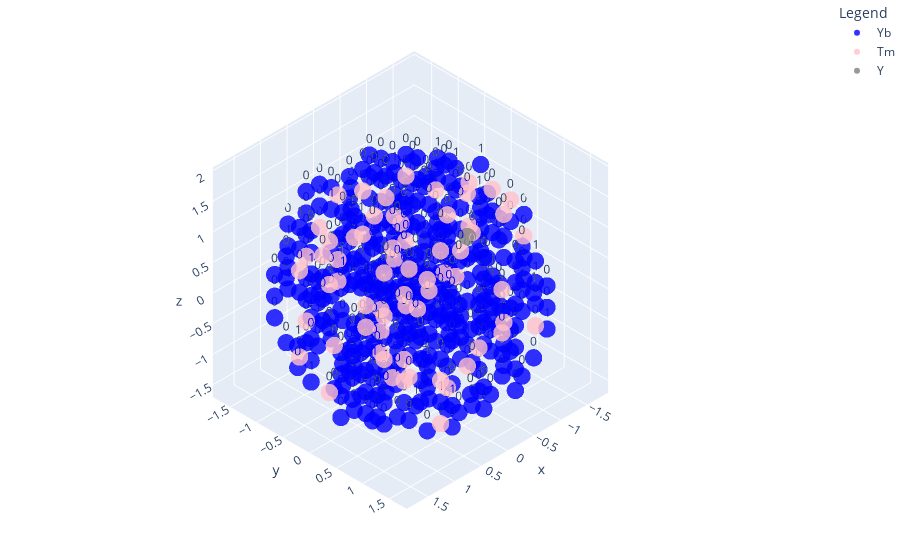

Here is the notebook cell this chart was saved with:
### Code cell
lattice = Lattice(0.85, 0.15, 4, 0.5)
lattice.plot_3d_points_with_plotly()

### Figure 1 — Plotly figure (JSON) as saved in the notebook; plotly's stock layout.template omitted (floating-point values rounded to 4 significant figures; data arrays with more than 128 entries replaced by an {"elided": "..."} marker saying what was removed)
{"data": [{"marker": {"color": "blue", "opacity": 0.8, "size": 6}, "mode": "markers+text", "name": "Yb", "text": {"elided": "373 str values"}, "textposition": "top center", "type": "scatter3d", "x": {"elided": "373 float values"}, "y": {"elided": "373 float values"}, "z": {"elided": "373 float values"}}, {"marker": {"color": "pink", "opacity": 0.8, "size": 6}, "mode": "markers+text", "name": "Tm", "text": ["0", "0", "0", "0", "0", "0", "0", "0", "0", "0", "0", "0", "0", "0", "0", "0", "0", "0", "0", "0", "0", "0", "0", "0", "0", "0", "0", "0", "0", "0", "0", "0", "0", "0", "0", "0", "0", "0", "0", "0", "0", "0", "0", "0", "0", "0", "0", "0", "0", "0", "0", "0", "0", "0", "0", "0", "0", "0", "0", "0", "0", "0", "0", "0", "0"], "textposition": "top center", "type": "scatter3d", "x": [-1.192, -1.49, -1.192, -0.894, -0.894, -0.596, 0, 0, -1.192, -0.298, -5.551e-17, -5.551e-17, -0.298, -0.298, -0.298, -2.776e-17, -2.776e-17, 0.298, 0.298, 0.298, 0.894, 0, 0, 0, 1.192, 1.192, 1.192, 0.596, 0.596, 1.192, 1.192, 1.192, -1.788, -1.49, -1.788, -1.788, -1.192, -0.894, -0.894, -0.596, -0.298, -0.894, -0.894, -0.596, -0.596, -0.596, -0.298, 2.776e-17, 0.298, 0.298, 0.298, -0.298, -0.298, 5.551e-17, 0.298, 0.894, 0.894, 0, 0.894, 1.192, 1.192, 0.894, 0.894, 1.49, 1.788], "y": [0.6882, -0.8603, -0.3441, 0.1721, 0.1721, 0.6882, 1.721, 1.721, -1.376, 0.1721, 0.6882, 0.6882, -0.8603, -0.8603, -0.8603, -0.3441, -0.3441, 0.1721, 0.1721, 0.1721, 1.204, -1.376, -1.376, -1.376, 0.6882, 0.6882, 0.6882, -1.376, -1.376, -0.3441, -0.3441, -0.3441, 0.3441, 0.8603, -0.6882, -0.6882, 0.3441, 0.8603, 0.8603, 0.3441, 0.8603, -1.204, -1.204, -0.6882, -0.6882, -0.6882, -0.1721, 0.3441, 0.8603, 0.8603, 0.8603, -1.204, -1.204, -0.6882, -0.1721, 0.8603, 0.8603, -1.721, -0.1721, 0.3441, 0.3441, -1.204, -1.204, -0.1721, 0.3441], "z": [1.236, -0.8825, -0.5295, -1.588, 1.236, -0.8825, 0.1765, 0.8825, -0.1765, 1.588, -1.236, 1.588, -1.588, -1.236, -0.8825, -1.588, 0.5295, -1.236, -0.8825, 0.1765, 1.236, -0.5295, -0.1765, 0.8825, -0.1765, 0.5295, 1.236, -0.8825, 0.1765, -1.236, 0.5295, 1.236, 0.1765, -0.8825, -0.1765, 0.5295, 1.236, -0.5295, 1.236, 0.5295, 1.236, -0.5295, 0.1765, -0.8825, 0.1765, 1.236, -0.5295, 0.1765, -1.588, -0.8825, 1.236, 0.1765, 0.8825, 0.8825, 1.588, -0.5295, 1.236, 0.1765, 1.236, 0.1765, 0.5295, -1.236, 0.1765, 1.236, 0.1765]}, {"marker": {"color": "gray", "opacity": 0.8, "size": 6}, "mode": "markers", "name": "Y", "textposition": "top center", "type": "scatter3d", "x": [-0.894], "y": [0.1721], "z": [0.5295]}], "layout": {"legend": {"title": {"text": "Legend"}}, "margin": {"b": 0, "l": 0, "r": 0, "t": 0}, "scene": {"camera": {"projection": {"type": "orthographic"}}}}}
